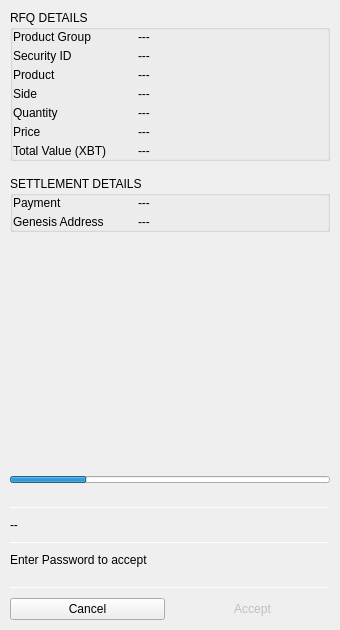
<?xml version="1.0" encoding="UTF-8"?>
<ui version="4.0">
 <class>CCSettlementTransactionWidget</class>
 <widget class="QWidget" name="CCSettlementTransactionWidget">
  <property name="geometry">
   <rect>
    <x>0</x>
    <y>0</y>
    <width>340</width>
    <height>630</height>
   </rect>
  </property>
  <property name="sizePolicy">
   <sizepolicy hsizetype="Fixed" vsizetype="Fixed">
    <horstretch>0</horstretch>
    <verstretch>0</verstretch>
   </sizepolicy>
  </property>
  <property name="minimumSize">
   <size>
    <width>340</width>
    <height>630</height>
   </size>
  </property>
  <property name="windowTitle">
   <string>Form</string>
  </property>
  <layout class="QVBoxLayout" name="verticalLayout_6">
   <property name="spacing">
    <number>0</number>
   </property>
   <property name="leftMargin">
    <number>0</number>
   </property>
   <property name="topMargin">
    <number>0</number>
   </property>
   <property name="rightMargin">
    <number>0</number>
   </property>
   <property name="bottomMargin">
    <number>0</number>
   </property>
   <item>
    <widget class="QWidget" name="verticalWidget" native="true">
     <property name="sizePolicy">
      <sizepolicy hsizetype="Preferred" vsizetype="Expanding">
       <horstretch>0</horstretch>
       <verstretch>0</verstretch>
      </sizepolicy>
     </property>
     <property name="minimumSize">
      <size>
       <width>0</width>
       <height>0</height>
      </size>
     </property>
     <property name="maximumSize">
      <size>
       <width>16777215</width>
       <height>16777215</height>
      </size>
     </property>
     <layout class="QVBoxLayout" name="verticalLayout">
      <property name="spacing">
       <number>15</number>
      </property>
      <property name="leftMargin">
       <number>10</number>
      </property>
      <property name="topMargin">
       <number>10</number>
      </property>
      <property name="rightMargin">
       <number>10</number>
      </property>
      <property name="bottomMargin">
       <number>5</number>
      </property>
      <item>
       <widget class="QGroupBox" name="groupBoxRFQDetails">
        <property name="title">
         <string>RFQ DETAILS</string>
        </property>
        <layout class="QVBoxLayout" name="verticalLayout_4">
         <property name="spacing">
          <number>5</number>
         </property>
         <property name="leftMargin">
          <number>0</number>
         </property>
         <property name="topMargin">
          <number>0</number>
         </property>
         <property name="rightMargin">
          <number>0</number>
         </property>
         <property name="bottomMargin">
          <number>0</number>
         </property>
         <item>
          <widget class="QWidget" name="horizontalWidget_7" native="true">
           <property name="minimumSize">
            <size>
             <width>0</width>
             <height>0</height>
            </size>
           </property>
           <property name="sizeIncrement">
            <size>
             <width>0</width>
             <height>30</height>
            </size>
           </property>
           <layout class="QHBoxLayout" name="horizontalLayout_2">
            <property name="spacing">
             <number>5</number>
            </property>
            <property name="leftMargin">
             <number>0</number>
            </property>
            <property name="topMargin">
             <number>0</number>
            </property>
            <property name="rightMargin">
             <number>0</number>
            </property>
            <property name="bottomMargin">
             <number>0</number>
            </property>
            <item>
             <widget class="QLabel" name="label">
              <property name="minimumSize">
               <size>
                <width>120</width>
                <height>0</height>
               </size>
              </property>
              <property name="maximumSize">
               <size>
                <width>120</width>
                <height>16777215</height>
               </size>
              </property>
              <property name="text">
               <string>Product Group</string>
              </property>
              <property name="wordWrap">
               <bool>true</bool>
              </property>
             </widget>
            </item>
            <item>
             <widget class="QLabel" name="labelProductGroup">
              <property name="sizePolicy">
               <sizepolicy hsizetype="Expanding" vsizetype="Preferred">
                <horstretch>0</horstretch>
                <verstretch>0</verstretch>
               </sizepolicy>
              </property>
              <property name="text">
               <string>---</string>
              </property>
              <property name="wordWrap">
               <bool>true</bool>
              </property>
              <property name="whiteLabel" stdset="0">
               <bool>true</bool>
              </property>
             </widget>
            </item>
           </layout>
          </widget>
         </item>
         <item>
          <widget class="QWidget" name="horizontalWidget_8" native="true">
           <property name="minimumSize">
            <size>
             <width>0</width>
             <height>0</height>
            </size>
           </property>
           <layout class="QHBoxLayout" name="horizontalLayout_3">
            <property name="spacing">
             <number>5</number>
            </property>
            <property name="leftMargin">
             <number>0</number>
            </property>
            <property name="topMargin">
             <number>0</number>
            </property>
            <property name="rightMargin">
             <number>0</number>
            </property>
            <property name="bottomMargin">
             <number>0</number>
            </property>
            <item>
             <widget class="QLabel" name="label_3">
              <property name="minimumSize">
               <size>
                <width>120</width>
                <height>0</height>
               </size>
              </property>
              <property name="maximumSize">
               <size>
                <width>120</width>
                <height>16777215</height>
               </size>
              </property>
              <property name="text">
               <string>Security ID</string>
              </property>
              <property name="wordWrap">
               <bool>true</bool>
              </property>
             </widget>
            </item>
            <item>
             <widget class="QLabel" name="labelSecurityID">
              <property name="sizePolicy">
               <sizepolicy hsizetype="Expanding" vsizetype="Preferred">
                <horstretch>0</horstretch>
                <verstretch>0</verstretch>
               </sizepolicy>
              </property>
              <property name="text">
               <string>---</string>
              </property>
              <property name="wordWrap">
               <bool>true</bool>
              </property>
              <property name="whiteLabel" stdset="0">
               <bool>true</bool>
              </property>
             </widget>
            </item>
           </layout>
          </widget>
         </item>
         <item>
          <widget class="QWidget" name="horizontalWidget_9" native="true">
           <property name="minimumSize">
            <size>
             <width>0</width>
             <height>0</height>
            </size>
           </property>
           <layout class="QHBoxLayout" name="horizontalLayout_4">
            <property name="spacing">
             <number>5</number>
            </property>
            <property name="leftMargin">
             <number>0</number>
            </property>
            <property name="topMargin">
             <number>0</number>
            </property>
            <property name="rightMargin">
             <number>0</number>
            </property>
            <property name="bottomMargin">
             <number>0</number>
            </property>
            <item>
             <widget class="QLabel" name="label_4">
              <property name="minimumSize">
               <size>
                <width>120</width>
                <height>0</height>
               </size>
              </property>
              <property name="maximumSize">
               <size>
                <width>120</width>
                <height>16777215</height>
               </size>
              </property>
              <property name="text">
               <string>Product</string>
              </property>
              <property name="wordWrap">
               <bool>true</bool>
              </property>
             </widget>
            </item>
            <item>
             <widget class="QLabel" name="labelProduct">
              <property name="sizePolicy">
               <sizepolicy hsizetype="Expanding" vsizetype="Preferred">
                <horstretch>0</horstretch>
                <verstretch>0</verstretch>
               </sizepolicy>
              </property>
              <property name="text">
               <string>---</string>
              </property>
              <property name="wordWrap">
               <bool>true</bool>
              </property>
              <property name="whiteLabel" stdset="0">
               <bool>true</bool>
              </property>
             </widget>
            </item>
           </layout>
          </widget>
         </item>
         <item>
          <widget class="QWidget" name="horizontalWidget_10" native="true">
           <property name="minimumSize">
            <size>
             <width>0</width>
             <height>0</height>
            </size>
           </property>
           <layout class="QHBoxLayout" name="horizontalLayout_5">
            <property name="spacing">
             <number>5</number>
            </property>
            <property name="leftMargin">
             <number>0</number>
            </property>
            <property name="topMargin">
             <number>0</number>
            </property>
            <property name="rightMargin">
             <number>0</number>
            </property>
            <property name="bottomMargin">
             <number>0</number>
            </property>
            <item>
             <widget class="QLabel" name="label_5">
              <property name="minimumSize">
               <size>
                <width>120</width>
                <height>0</height>
               </size>
              </property>
              <property name="maximumSize">
               <size>
                <width>120</width>
                <height>16777215</height>
               </size>
              </property>
              <property name="text">
               <string>Side</string>
              </property>
              <property name="wordWrap">
               <bool>true</bool>
              </property>
             </widget>
            </item>
            <item>
             <widget class="QLabel" name="labelSide">
              <property name="sizePolicy">
               <sizepolicy hsizetype="Expanding" vsizetype="Preferred">
                <horstretch>0</horstretch>
                <verstretch>0</verstretch>
               </sizepolicy>
              </property>
              <property name="text">
               <string>---</string>
              </property>
              <property name="wordWrap">
               <bool>true</bool>
              </property>
              <property name="whiteLabel" stdset="0">
               <bool>true</bool>
              </property>
             </widget>
            </item>
           </layout>
          </widget>
         </item>
         <item>
          <widget class="QWidget" name="horizontalWidget_11" native="true">
           <property name="minimumSize">
            <size>
             <width>0</width>
             <height>0</height>
            </size>
           </property>
           <layout class="QHBoxLayout" name="horizontalLayout_6">
            <property name="spacing">
             <number>5</number>
            </property>
            <property name="leftMargin">
             <number>0</number>
            </property>
            <property name="topMargin">
             <number>0</number>
            </property>
            <property name="rightMargin">
             <number>0</number>
            </property>
            <property name="bottomMargin">
             <number>0</number>
            </property>
            <item>
             <widget class="QLabel" name="label_6">
              <property name="minimumSize">
               <size>
                <width>120</width>
                <height>0</height>
               </size>
              </property>
              <property name="maximumSize">
               <size>
                <width>120</width>
                <height>16777215</height>
               </size>
              </property>
              <property name="text">
               <string>Quantity</string>
              </property>
              <property name="wordWrap">
               <bool>true</bool>
              </property>
             </widget>
            </item>
            <item>
             <widget class="QLabel" name="labelQuantity">
              <property name="sizePolicy">
               <sizepolicy hsizetype="Expanding" vsizetype="Preferred">
                <horstretch>0</horstretch>
                <verstretch>0</verstretch>
               </sizepolicy>
              </property>
              <property name="text">
               <string>---</string>
              </property>
              <property name="wordWrap">
               <bool>true</bool>
              </property>
              <property name="whiteLabel" stdset="0">
               <bool>true</bool>
              </property>
             </widget>
            </item>
           </layout>
          </widget>
         </item>
         <item>
          <widget class="QWidget" name="horizontalWidget_12" native="true">
           <property name="minimumSize">
            <size>
             <width>0</width>
             <height>0</height>
            </size>
           </property>
           <layout class="QHBoxLayout" name="horizontalLayout_7">
            <property name="spacing">
             <number>5</number>
            </property>
            <property name="leftMargin">
             <number>0</number>
            </property>
            <property name="topMargin">
             <number>0</number>
            </property>
            <property name="rightMargin">
             <number>0</number>
            </property>
            <property name="bottomMargin">
             <number>0</number>
            </property>
            <item>
             <widget class="QLabel" name="label_7">
              <property name="minimumSize">
               <size>
                <width>120</width>
                <height>0</height>
               </size>
              </property>
              <property name="maximumSize">
               <size>
                <width>120</width>
                <height>16777215</height>
               </size>
              </property>
              <property name="text">
               <string>Price</string>
              </property>
              <property name="wordWrap">
               <bool>true</bool>
              </property>
             </widget>
            </item>
            <item>
             <widget class="QLabel" name="labelPrice">
              <property name="sizePolicy">
               <sizepolicy hsizetype="Expanding" vsizetype="Preferred">
                <horstretch>0</horstretch>
                <verstretch>0</verstretch>
               </sizepolicy>
              </property>
              <property name="text">
               <string>---</string>
              </property>
              <property name="wordWrap">
               <bool>true</bool>
              </property>
              <property name="whiteLabel" stdset="0">
               <bool>true</bool>
              </property>
             </widget>
            </item>
           </layout>
          </widget>
         </item>
         <item>
          <widget class="QWidget" name="horizontalWidget_13" native="true">
           <property name="minimumSize">
            <size>
             <width>0</width>
             <height>0</height>
            </size>
           </property>
           <layout class="QHBoxLayout" name="horizontalLayout_8">
            <property name="spacing">
             <number>5</number>
            </property>
            <property name="leftMargin">
             <number>0</number>
            </property>
            <property name="topMargin">
             <number>0</number>
            </property>
            <property name="rightMargin">
             <number>0</number>
            </property>
            <property name="bottomMargin">
             <number>0</number>
            </property>
            <item>
             <widget class="QLabel" name="label_8">
              <property name="minimumSize">
               <size>
                <width>120</width>
                <height>0</height>
               </size>
              </property>
              <property name="maximumSize">
               <size>
                <width>120</width>
                <height>16777215</height>
               </size>
              </property>
              <property name="text">
               <string>Total Value (XBT)</string>
              </property>
              <property name="wordWrap">
               <bool>true</bool>
              </property>
             </widget>
            </item>
            <item>
             <widget class="QLabel" name="labelTotalValue">
              <property name="sizePolicy">
               <sizepolicy hsizetype="Expanding" vsizetype="Preferred">
                <horstretch>0</horstretch>
                <verstretch>0</verstretch>
               </sizepolicy>
              </property>
              <property name="text">
               <string>---</string>
              </property>
              <property name="wordWrap">
               <bool>true</bool>
              </property>
              <property name="whiteLabel" stdset="0">
               <bool>true</bool>
              </property>
             </widget>
            </item>
           </layout>
          </widget>
         </item>
        </layout>
       </widget>
      </item>
      <item>
       <widget class="QGroupBox" name="groupBox">
        <property name="title">
         <string>SETTLEMENT DETAILS</string>
        </property>
        <layout class="QVBoxLayout" name="verticalLayout_5">
         <property name="spacing">
          <number>5</number>
         </property>
         <property name="leftMargin">
          <number>0</number>
         </property>
         <property name="topMargin">
          <number>0</number>
         </property>
         <property name="rightMargin">
          <number>0</number>
         </property>
         <property name="bottomMargin">
          <number>0</number>
         </property>
         <item>
          <widget class="QWidget" name="horizontalWidget_3" native="true">
           <property name="minimumSize">
            <size>
             <width>0</width>
             <height>0</height>
            </size>
           </property>
           <layout class="QHBoxLayout" name="horizontalLayout_10">
            <property name="spacing">
             <number>5</number>
            </property>
            <property name="leftMargin">
             <number>0</number>
            </property>
            <property name="topMargin">
             <number>0</number>
            </property>
            <property name="rightMargin">
             <number>0</number>
            </property>
            <property name="bottomMargin">
             <number>0</number>
            </property>
            <item>
             <widget class="QLabel" name="labelPaymentName">
              <property name="minimumSize">
               <size>
                <width>120</width>
                <height>0</height>
               </size>
              </property>
              <property name="maximumSize">
               <size>
                <width>120</width>
                <height>16777215</height>
               </size>
              </property>
              <property name="text">
               <string>Payment</string>
              </property>
              <property name="wordWrap">
               <bool>true</bool>
              </property>
             </widget>
            </item>
            <item>
             <widget class="QLabel" name="labelPayment">
              <property name="sizePolicy">
               <sizepolicy hsizetype="Expanding" vsizetype="Preferred">
                <horstretch>0</horstretch>
                <verstretch>0</verstretch>
               </sizepolicy>
              </property>
              <property name="text">
               <string>---</string>
              </property>
              <property name="wordWrap">
               <bool>true</bool>
              </property>
              <property name="whiteLabel" stdset="0">
               <bool>true</bool>
              </property>
             </widget>
            </item>
           </layout>
          </widget>
         </item>
         <item>
          <widget class="QWidget" name="horizontalWidget_6" native="true">
           <property name="minimumSize">
            <size>
             <width>0</width>
             <height>0</height>
            </size>
           </property>
           <layout class="QHBoxLayout" name="horizontalLayout_13">
            <property name="spacing">
             <number>5</number>
            </property>
            <property name="leftMargin">
             <number>0</number>
            </property>
            <property name="topMargin">
             <number>0</number>
            </property>
            <property name="rightMargin">
             <number>0</number>
            </property>
            <property name="bottomMargin">
             <number>0</number>
            </property>
            <item>
             <widget class="QLabel" name="label_13">
              <property name="minimumSize">
               <size>
                <width>120</width>
                <height>0</height>
               </size>
              </property>
              <property name="maximumSize">
               <size>
                <width>120</width>
                <height>16777215</height>
               </size>
              </property>
              <property name="text">
               <string>Genesis Address</string>
              </property>
              <property name="wordWrap">
               <bool>true</bool>
              </property>
             </widget>
            </item>
            <item>
             <widget class="QLabel" name="labelGenesisAddress">
              <property name="sizePolicy">
               <sizepolicy hsizetype="Expanding" vsizetype="Preferred">
                <horstretch>0</horstretch>
                <verstretch>0</verstretch>
               </sizepolicy>
              </property>
              <property name="text">
               <string>---</string>
              </property>
              <property name="wordWrap">
               <bool>true</bool>
              </property>
              <property name="whiteLabel" stdset="0">
               <bool>true</bool>
              </property>
             </widget>
            </item>
           </layout>
          </widget>
         </item>
        </layout>
       </widget>
      </item>
      <item>
       <spacer name="verticalSpacer">
        <property name="orientation">
         <enum>Qt::Vertical</enum>
        </property>
        <property name="sizeHint" stdset="0">
         <size>
          <width>20</width>
          <height>40</height>
         </size>
        </property>
       </spacer>
      </item>
      <item>
       <widget class="QWidget" name="widget_2" native="true">
        <layout class="QVBoxLayout" name="verticalLayout_3">
         <property name="spacing">
          <number>5</number>
         </property>
         <property name="leftMargin">
          <number>0</number>
         </property>
         <property name="topMargin">
          <number>0</number>
         </property>
         <property name="rightMargin">
          <number>0</number>
         </property>
         <property name="bottomMargin">
          <number>0</number>
         </property>
         <item>
          <widget class="QProgressBar" name="progressBar">
           <property name="minimumSize">
            <size>
             <width>0</width>
             <height>7</height>
            </size>
           </property>
           <property name="maximumSize">
            <size>
             <width>16777215</width>
             <height>7</height>
            </size>
           </property>
           <property name="value">
            <number>24</number>
           </property>
           <property name="textVisible">
            <bool>false</bool>
           </property>
          </widget>
         </item>
         <item>
          <widget class="QLabel" name="labelTimeLeft">
           <property name="text">
            <string/>
           </property>
           <property name="alignment">
            <set>Qt::AlignCenter</set>
           </property>
          </widget>
         </item>
        </layout>
       </widget>
      </item>
     </layout>
    </widget>
   </item>
   <item>
    <widget class="QWidget" name="verticalWidget_3" native="true">
     <property name="minimumSize">
      <size>
       <width>0</width>
       <height>0</height>
      </size>
     </property>
     <property name="darkOverlay" stdset="0">
      <bool>true</bool>
     </property>
     <layout class="QVBoxLayout" name="verticalLayout_2">
      <property name="spacing">
       <number>10</number>
      </property>
      <property name="leftMargin">
       <number>10</number>
      </property>
      <property name="topMargin">
       <number>0</number>
      </property>
      <property name="rightMargin">
       <number>10</number>
      </property>
      <property name="bottomMargin">
       <number>0</number>
      </property>
      <item>
       <widget class="Line" name="line">
        <property name="minimumSize">
         <size>
          <width>0</width>
          <height>1</height>
         </size>
        </property>
        <property name="maximumSize">
         <size>
          <width>16777215</width>
          <height>1</height>
         </size>
        </property>
        <property name="orientation">
         <enum>Qt::Horizontal</enum>
        </property>
       </widget>
      </item>
      <item>
       <widget class="QLabel" name="labelHint">
        <property name="text">
         <string>--</string>
        </property>
        <property name="wordWrap">
         <bool>true</bool>
        </property>
       </widget>
      </item>
      <item>
       <widget class="Line" name="line_3">
        <property name="minimumSize">
         <size>
          <width>0</width>
          <height>1</height>
         </size>
        </property>
        <property name="maximumSize">
         <size>
          <width>16777215</width>
          <height>1</height>
         </size>
        </property>
        <property name="orientation">
         <enum>Qt::Horizontal</enum>
        </property>
       </widget>
      </item>
      <item>
       <widget class="QLabel" name="labelPasswordHint">
        <property name="text">
         <string>Enter Password to accept</string>
        </property>
        <property name="wordWrap">
         <bool>true</bool>
        </property>
        <property name="italicLabel" stdset="0">
         <bool>false</bool>
        </property>
       </widget>
      </item>
      <item>
       <widget class="QWidget" name="horizontalWidget" native="true">
        <layout class="QHBoxLayout" name="horizontalLayout_14">
         <property name="spacing">
          <number>5</number>
         </property>
         <property name="leftMargin">
          <number>0</number>
         </property>
         <property name="topMargin">
          <number>0</number>
         </property>
         <property name="rightMargin">
          <number>0</number>
         </property>
         <property name="bottomMargin">
          <number>0</number>
         </property>
        </layout>
       </widget>
      </item>
      <item>
       <widget class="Line" name="line_2">
        <property name="minimumSize">
         <size>
          <width>0</width>
          <height>1</height>
         </size>
        </property>
        <property name="maximumSize">
         <size>
          <width>16777215</width>
          <height>1</height>
         </size>
        </property>
        <property name="orientation">
         <enum>Qt::Horizontal</enum>
        </property>
       </widget>
      </item>
     </layout>
    </widget>
   </item>
   <item>
    <widget class="QWidget" name="widget" native="true">
     <property name="maximumSize">
      <size>
       <width>16777215</width>
       <height>16777215</height>
      </size>
     </property>
     <property name="buttonBar" stdset="0">
      <bool>true</bool>
     </property>
     <layout class="QHBoxLayout" name="horizontalLayout">
      <property name="spacing">
       <number>10</number>
      </property>
      <property name="leftMargin">
       <number>10</number>
      </property>
      <property name="topMargin">
       <number>10</number>
      </property>
      <property name="rightMargin">
       <number>10</number>
      </property>
      <property name="bottomMargin">
       <number>10</number>
      </property>
      <item>
       <widget class="QPushButton" name="pushButtonCancel">
        <property name="styleSheet">
         <string notr="true"/>
        </property>
        <property name="text">
         <string>Cancel</string>
        </property>
       </widget>
      </item>
      <item>
       <widget class="QPushButton" name="pushButtonAccept">
        <property name="enabled">
         <bool>false</bool>
        </property>
        <property name="autoFillBackground">
         <bool>false</bool>
        </property>
        <property name="styleSheet">
         <string notr="true"/>
        </property>
        <property name="text">
         <string>Accept</string>
        </property>
        <property name="autoDefault">
         <bool>true</bool>
        </property>
        <property name="default">
         <bool>true</bool>
        </property>
        <property name="flat">
         <bool>true</bool>
        </property>
       </widget>
      </item>
     </layout>
    </widget>
   </item>
  </layout>
 </widget>
 <resources/>
 <connections/>
</ui>
